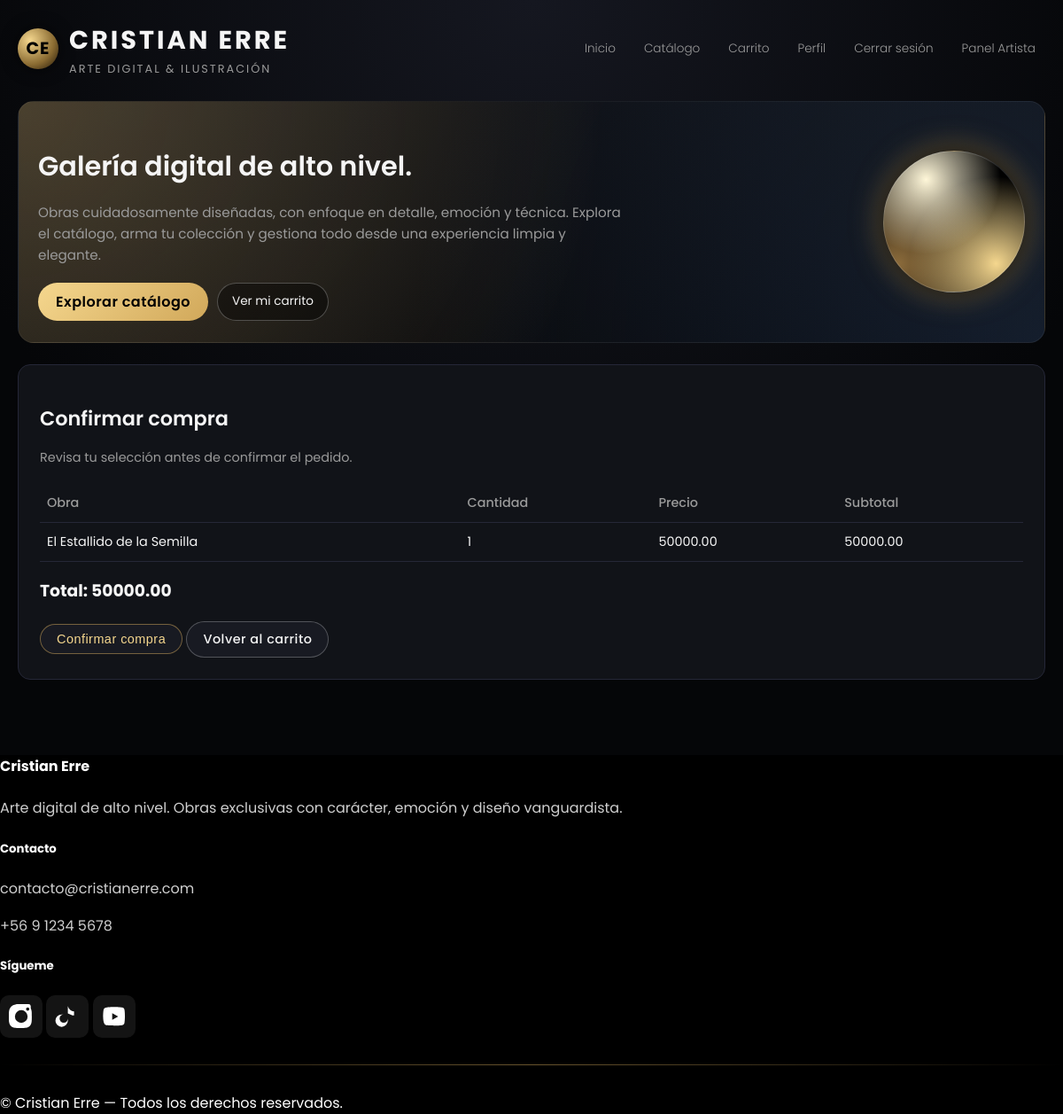
The app's page /pedidos/checkout/ (signed in) with its own data.
### carrito/models.py (models this page shows, shortened)
class ItemCarrito(models.Model):
    carrito = models.ForeignKey(
        Carrito,
        on_delete=models.CASCADE,
        related_name='items'
    )
    obra = models.ForeignKey(
        Obra,
        on_delete=models.CASCADE
    )
    cantidad = models.PositiveIntegerField(default=1)
    agregado = models.DateTimeField(auto_now_add=True)
    def subtotal(self):
        return self.cantidad * self.obra.precio

### obras/models.py (models this page shows, shortened)
class Obra(models.Model):
    nombre = models.CharField(max_length=200)
    descripcion_emocional = models.TextField(blank=True)
    terminos_tecnicos = models.TextField(blank=True)
    tiempo_produccion = models.CharField(max_length=200, blank=True)
    precio = models.DecimalField(max_digits=10, decimal_places=2)
    categoria = models.ForeignKey(
        Categoria,
        on_delete=models.SET_NULL,
        null=True,
        blank=True,
        related_name="obras"
    )
    imagen_principal = models.ImageField(
        upload_to="obras/",
        null=True,
        blank=True
    )
    en_stock = models.BooleanField(default=True)
    estado = models.CharField(
        max_length=20,
        choices=ESTADOS_OBRA,
        default='publicada'
    )
    destacada = models.BooleanField(default=False)
    orden = models.PositiveIntegerField(
        default=0,
        help_text="Permite ordenar obras manualmente desde el panel."
    )
    fecha_creacion = models.DateTimeField(auto_now_add=True)
    class Meta:
        ordering = ['-destacada', 'orden', '-fecha_creacion']

### pedidos/views.py (the view)
# urls.py: path('checkout/', views.checkout, name='checkout'),
@login_required
def checkout(request):
    carrito = obtener_carrito(request)
    items = carrito.items.all()
    if not items:
        return redirect('ver_carrito')
    return render(request, 'pedidos/checkout.html', {
        'carrito': carrito,
        'items': items,
        'total': carrito.total(),
    })

### carrito/models.py (called while the page is built)
    def total(self):
        return sum(item.subtotal() for item in self.items.all())

### carrito/utils.py (called while the page is built)
def obtener_carrito(request):
    if request.user.is_authenticated:
        carrito, creado = Carrito.objects.get_or_create(usuario=request.user)
        return carrito
    if not request.session.session_key:
        request.session.save()
    session_key = request.session.session_key
    carrito, creado = Carrito.objects.get_or_create(session_key=session_key)
    return carrito

### pedidos/templates/pedidos/checkout.html (shortened to what this page needs)
{% extends 'core/base.html' %}
{% block content %}
<div class="card">
    <h2 class="page-title">Confirmar compra</h2>
    <p class="page-subtitle">Revisa tu selección antes de confirmar el pedido.</p>
    <table class="table">
        <tr>
            <th>Obra</th>
            <th>Cantidad</th>
            <th>Precio</th>
            <th>Subtotal</th>
        </tr>
        {% for item in items %}
        <tr>
            <td>{{ item.obra.nombre }}</td>
            <td>{{ item.cantidad }}</td>
            <td>{{ item.obra.precio }}</td>
            <td>{{ item.subtotal }}</td>
        </tr>
        {% endfor %}
    </table>
    <h3 style="margin-top: 18px;">Total: {{ total }}</h3>
    <form method="POST" action="{% url 'confirmar_pedido' %}" style="margin-top: 16px;">
        <button type="submit" class="btn">Confirmar compra</button>
        <a href="/carrito/" class="btn-secondary btn">Volver al carrito</a>
    </form>
</div>
{% endblock %}

### core/templates/core/base.html (style rules this page uses)
:root { --bg-main: #050608; --bg-card: #111318; --bg-card-soft: #171922; --border-soft: #252737; --accent-gold: #d1a85a; --accent-gold-soft: rgba(209, 168, 90, 0.5); --accent-gold-strong: #f5d78e; --text-main: #f5f5f5; --text-muted: #9a9a9a; --danger: #ff6b6b; }
* { box-sizing: border-box; }
body { font-family: 'Poppins', sans-serif; max-width: 1200px; margin: 0 auto; padding: 0; background: radial-gradient(circle at top, #151720 0, #050608 50%); color: var(--text-main); line-height: 1.6; overflow-x: hidden; }
a { color: var(--accent-gold-strong); }
.page-title { font-size: 1.4rem; font-weight: 600; margin-bottom: 6px; }
.page-subtitle { font-size: 0.9rem; color: var(--text-muted); margin-bottom: 18px; }
.card { background: var(--bg-card); border: 1px solid var(--border-soft); padding: 24px; border-radius: 14px; margin-bottom: 24px; transition: 0.3s ease; }
.btn { display: inline-block; padding: 8px 18px; border-radius: 999px; background: #181a22; border: 1px solid var(--accent-gold-soft); color: var(--accent-gold-strong); text-decoration: none; font-weight: 500; letter-spacing: 0.5px; cursor: pointer; transition: 0.25s ease; font-size: 0.9rem; }
.btn-secondary { border-color: rgba(255,255,255,0.25); color: var(--text-main); }
.table { width: 100%; border-collapse: collapse; font-size: 0.9rem; }
.table th, .table td { padding: 10px 8px; border-bottom: 1px solid #252737; text-align: left; }
.table th { font-weight: 500; color: var(--text-muted); }

### records on screen
ItemCarrito: obra.nombre "El Estallido de la Semilla", cantidad "1", obra.precio "50000.00", subtotal "50000.00"

### other values on screen
{{ total }} "50000.00"
